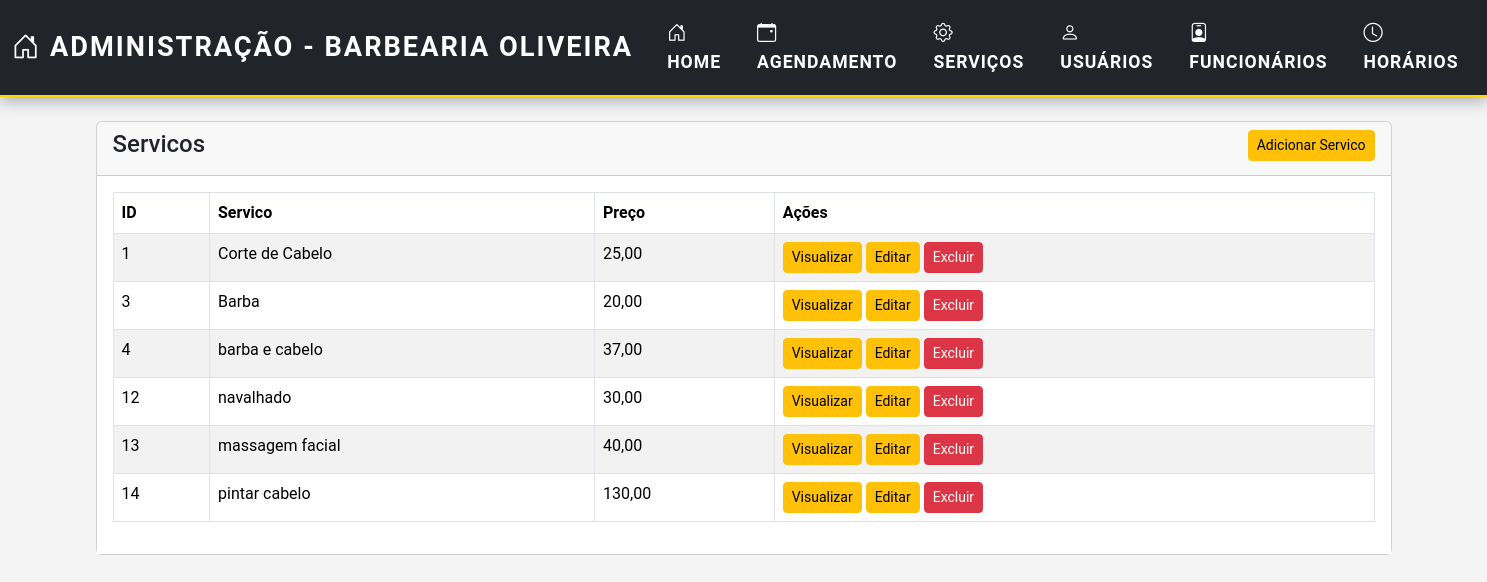
Page /admin/servicos/index-servicos.php on the committed database.
### tables this page shows
CREATE TABLE `servicos` (
  `id_servico` int(11) NOT NULL,
  `servico` varchar(90) DEFAULT NULL,
  `preco` varchar(20) DEFAULT NULL
);

### admin/servicos/index-servicos.php (the view, shortened to what this page needs)
<?php
include_once(__DIR__ . '/../../conexao.php');
?>
<!doctype html>
<html lang="pt-br">
<head>
    <link href="https://cdn.jsdelivr.net/npm/bootstrap@5.3.3/dist/css/bootstrap.min.css" rel="stylesheet">
</head>
<body>
    <?php include('../navbar.php'); ?>
    <div class="container mt-4">
        <div class="row">
            <div class="col-md-12">
                <div class="card">
                    <div class="card-header">
                        <h4>Servicos
                            <a href="criar-servico.php" class="btn btn-warning btn-sm float-end">Adicionar Servico</a>
                        </h4>
                    </div>
                    <div class="card-body">
                        <table class="table table-bordered table-striped">
                            <thead>
                                <tr>
                                    <th>ID</th>
                                    <th>Servico</th>
                                    <th>Preço</th>
                                    <th>Ações</th>
                                </tr>
                            </thead>
                            <tbody>
                                <?php
                                $sql = 'SELECT * FROM servicos';
                                $servicos = mysqli_query($connection, $sql);
                                if (mysqli_num_rows($servicos) > 0) {
                                    foreach ($servicos as $servico) {
                                ?>
                                        <tr>
                                            <td><?= $servico['id_servico'] ?></td>
                                            <td><?= $servico['servico'] ?></td>
                                            <td><?= $servico['preco'] ?></td>
                                            <td>
                                                <a href="servico-view.php?id=<?= urlencode($servico['id_servico']); ?>" class="btn btn-warning btn-sm">Visualizar</a>
                                                <a href="servico-edit.php?id=<?=urlencode($servico['id_servico']);?>" class="btn btn-warning btn-sm">Editar</a>
                                                <form action="acoes-servicos.php" method="post" class="d-inline">
                                                    <button onclick="return confirm('Tem certeza que deseja excluir?')" type="submit" name="delete_servico" value="<?=$servico['id_servico']?>" class="btn btn-danger btn-sm">
                                                        Excluir
                                                    </button>
                                                </form>
                                            </td>
                                        </tr>
                                <?php
                                    }
                                } else {
                                    echo "<tr><td colspan='5' class='text-center'>Nenhum servico encontrado</td></tr>";
                                }
                                ?>
                            </tbody>
                        </table>
                    </div>
                </div>
            </div>
        </div>
    </div>
</body>
</html>

### admin/servicos/index-servicos.php (style rules this page uses)
body { background-color: #f8f9fa; }
.card-header { background-color: #007bff; color: #ffffff; }
.card-body { background-color: #ffffff; }
.btn-danger { background-color: #dc3545; border-color: #dc3545; }

### admin/navbar.php (style rules this page uses)
body { font-family: 'Roboto', sans-serif; margin: 0; padding: 0; background-color: #f4f4f4; }

### rows in the picture
servicos: id_servico "1", servico "Corte de Cabelo", preco "25,00"
servicos: id_servico "3", servico "Barba", preco "20,00"
servicos: id_servico "4", servico "barba e cabelo", preco "37,00"
servicos: id_servico "12", servico "navalhado", preco "30,00"
servicos: id_servico "13", servico "massagem facial", preco "40,00"
servicos: id_servico "14", servico "pintar cabelo", preco "130,00"
